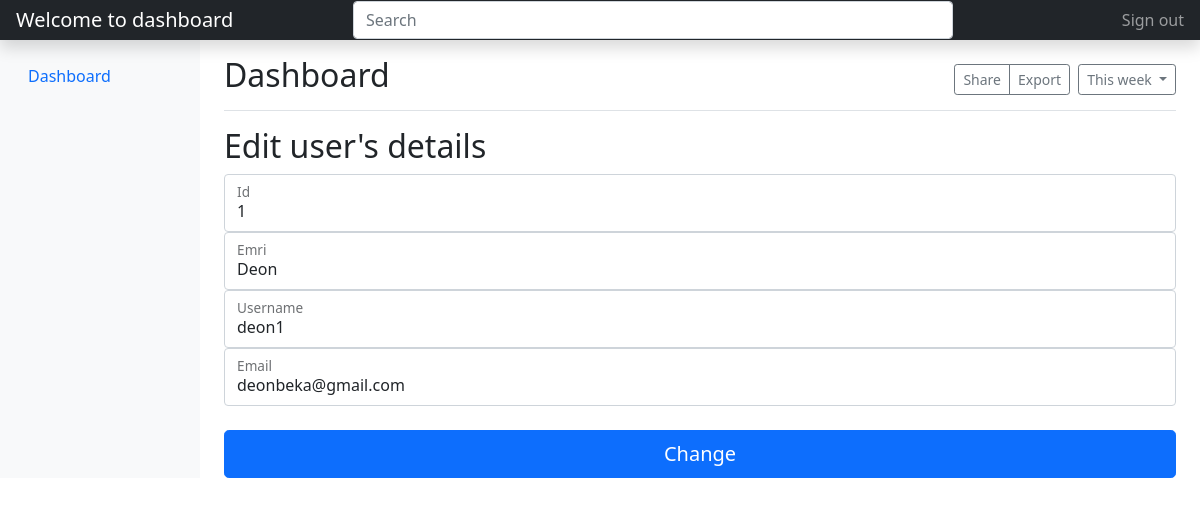
The page /updateUsers.php?id=1 on the database its author committed.
### tables this page shows
CREATE TABLE `users` (
  `id` int(255) NOT NULL,
  `emri` varchar(255) NOT NULL,
  `username` varchar(255) NOT NULL,
  `email` varchar(255) NOT NULL,
  `password` varchar(255) NOT NULL,
  `confirm_password` varchar(255) NOT NULL,
  `is_admin` varchar(255) NOT NULL
);

### updateUsers.php (the view, shortened to what this page needs)
<?php
   include_once('database/config.php');
   $id = $_GET['id'];
   $sql = "SELECT * FROM users WHERE id=:id";
   $selectUser = $conn->prepare($sql);
   $selectUser->bindParam(':id', $id);
   $selectUser->execute();
   $user_data = $selectUser->fetch();
 ?>
 <!DOCTYPE html>
 <html>
 <head>
 	<link href="https://cdn.jsdelivr.net/npm/bootstrap@5.1.3/dist/css/bootstrap.min.css" rel="stylesheet">
 </head>
 <body>
 <header class="navbar navbar-dark sticky-top bg-dark flex-md-nowrap p-0 shadow">
  <a class="navbar-brand col-md-3 col-lg-2 me-0 px-3" href="#"><?php echo "Welcome to dashboard ".$_SESSION['username']; ?></a>
  <input class="form-control form-control-dark w-50" type="text" placeholder="Search" aria-label="Search">
  <div class="navbar-nav">
    <div class="nav-item text-nowrap">
      <a class="nav-link px-3" href="logout.php">Sign out</a>
    </div>
  </div>
</header>
<div class="container-fluid">
  <div class="row">
    <nav id="sidebarMenu" class="col-md-3 col-lg-2 d-md-block bg-light sidebar collapse">
      <div class="position-sticky pt-3">
        <ul class="nav flex-column">
          <li class="nav-item">
            <a class="nav-link active" aria-current="page" href="dashboard.php">
              Dashboard
            </a>
        </ul>
      </div>
    </nav>
    <main class="col-md-9 ms-sm-auto col-lg-10 px-md-4">
      <div class="d-flex justify-content-between flex-wrap flex-md-nowrap align-items-center pt-3 pb-2 mb-3 border-bottom">
        <h1 class="h2">Dashboard</h1>
        <div class="btn-toolbar mb-2 mb-md-0">
          <div class="btn-group me-2">
            <button type="button" class="btn btn-sm btn-outline-secondary">Share</button>
            <button type="button" class="btn btn-sm btn-outline-secondary">Export</button>
          </div>
          <button type="button" class="btn btn-sm btn-outline-secondary dropdown-toggle">
            This week
          </button>
        </div>
      </div>
      <h2>Edit user's details</h2>
      <div class="table-responsive">
        <form action="updateUsers.php" method="post">
        <div class="form-floating">
          <input type="number" class="form-control" id="floatingInput" placeholder="Id" name="id" value="<?php echo  $user_data['id'] ?>">
          <label for="floatingInput">Id</label>
        </div>
        <div class="form-floating">
          <input type="text" class="form-control" id="floatingInput" placeholder="Emri" name="emri" value="<?php echo  $user_data['emri'] ?>">
          <label for="floatingInput">Emri</label>
        </div>
        <div class="form-floating">
          <input type="text" class="form-control" id="floatingInput" placeholder="Username" name="username" value="<?php echo  $user_data['username'] ?>">
          <label for="floatingInput">Username</label>
        </div>
        <div class="form-floating">
          <input type="email" class="form-control" id="floatingInput" placeholder="Email" name="email" value="<?php echo  $user_data['email'] ?>">
          <label for="floatingInput">Email</label>
        </div>
        <br>
        <button class="w-100 btn btn-lg btn-primary" type="submit" name="submit">Change</button>
      </form>
      </div>
    </main>
  </div>
</div>
  </body>
</html>
 </body>
 </html>

### rows shown on the page
users: id "1", emri "Deon", username "deon1", email "deonbeka@gmail.com"
